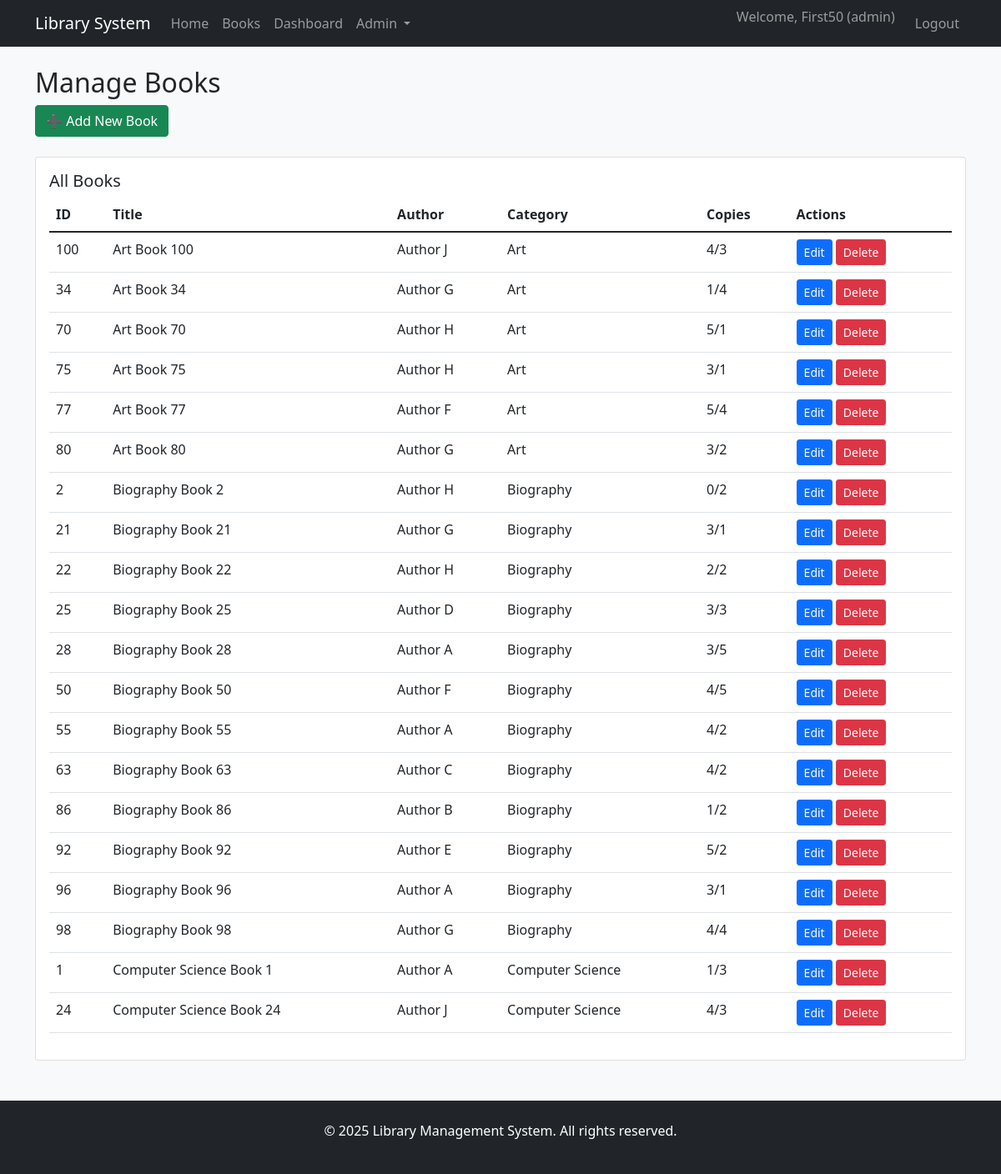
Screenshot of /admin/books (signed in) with the database file from the repository.
### models/user.py (models this page shows, shortened)
class User(db.Model, UserMixin):
    __tablename__ = 'users'
    id = db.Column(db.Integer, primary_key=True)
    username = db.Column(db.String(80), unique=True, nullable=False)
    email = db.Column(db.String(120), unique=True, nullable=False)
    password_hash = db.Column(db.String(128), nullable=False)
    role = db.Column(db.String(20), nullable=False, default='member')
    first_name = db.Column(db.String(50), nullable=False)
    last_name = db.Column(db.String(50), nullable=False)
    join_date = db.Column(db.DateTime, default=datetime.utcnow)
    is_active = db.Column(db.Boolean, default=True)
    transactions = db.relationship('Transaction', backref='user', lazy=True)
    reservations = db.relationship('Reservation', backref='user', lazy=True)
    fines = db.relationship('Fine', backref='user', lazy=True)

### models/book.py (models this page shows, shortened)
class Book(db.Model):
    __tablename__ = 'books'
    id = db.Column(db.Integer, primary_key=True)
    title = db.Column(db.String(200), nullable=False)
    author = db.Column(db.String(100), nullable=False)
    isbn = db.Column(db.String(20), unique=True, nullable=False)
    category = db.Column(db.String(50), nullable=False)
    publisher = db.Column(db.String(100))
    publication_year = db.Column(db.Integer)
    total_copies = db.Column(db.Integer, default=1)
    available_copies = db.Column(db.Integer, default=1)
    location = db.Column(db.String(50))
    description = db.Column(db.Text)
    status = db.Column(db.String(20), default='available')
    created_date = db.Column(db.DateTime, default=datetime.utcnow)
    transactions = db.relationship('Transaction', backref='book', lazy=True)
    reservations = db.relationship('Reservation', backref='book', lazy=True)

### routes/admin_routes.py (the view, shortened to what this page needs)
@admin_bp.route('/admin/books')
@login_required
def admin_books():
    if current_user.role != 'admin':
        flash('Access denied. Admin role required.', 'error')
        return redirect(url_for('index'))
    page = request.args.get('page', 1, type=int)
    search = request.args.get('search', '')
    query = Book.query
    books = query.order_by(Book.title).paginate(
        page=page, per_page=20, error_out=False
    )
    return render_template('admin/books.html',
                         books=books,
                         search=search)

### app.py (called while the page is built)
def create_app():
    app = Flask(__name__)
    app.config.from_object(Config)
    db.init_app(app)
    login_manager = LoginManager()
    login_manager.init_app(app)
    login_manager.login_view = 'auth.login'
    login_manager.login_message_category = 'info'
    @login_manager.user_loader
    def load_user(user_id):
        return User.query.get(int(user_id))
    from routes.auth_routes import auth_bp
    from routes.book_routes import book_bp
    from routes.member_routes import member_bp
    from routes.transaction_routes import transaction_bp
    from routes.admin_routes import admin_bp
    app.register_blueprint(auth_bp)
    app.register_blueprint(book_bp)
    app.register_blueprint(member_bp)
    app.register_blueprint(transaction_bp)
    app.register_blueprint(admin_bp)
    @app.route('/')
    def index():
        return render_template('index.html')
    return app

### templates/admin/books.html
{% extends "base.html" %}
{% block content %}
<div class="row">
    <div class="col-md-12">
        <h2>Manage Books</h2>
        <a href="{{ url_for('admin.admin_add_book') }}" class="btn btn-success">➕ Add New Book</a>
    </div>
</div>
<div class="row mt-4">
    <div class="col-md-12">
        <div class="card">
            <div class="card-body">
                <h5>All Books</h5>
                {% if books.items %}
                <table class="table">
                    <thead>
                        <tr>
                            <th>ID</th>
                            <th>Title</th>
                            <th>Author</th>
                            <th>Category</th>
                            <th>Copies</th>
                            <th>Actions</th>
                        </tr>
                    </thead>
                    <tbody>
                        {% for book in books.items %}
                        <tr>
                            <td>{{ book.id }}</td>
                            <td>{{ book.title }}</td>
                            <td>{{ book.author }}</td>
                            <td>{{ book.category }}</td>
                            <td>{{ book.available_copies }}/{{ book.total_copies }}</td>
                            <td>
                                <a href="{{ url_for('admin.admin_edit_book', book_id=book.id) }}"
                                   class="btn btn-sm btn-primary">Edit</a>
                                <form method="POST" action="{{ url_for('admin.admin_delete_book', book_id=book.id) }}"
                                      style="display: inline;">
                                    <button type="submit" class="btn btn-sm btn-danger"
                                            onclick="return confirm('Delete this book?')">Delete</button>
                                </form>
                            </td>
                        </tr>
                        {% endfor %}
                    </tbody>
                </table>
                {% else %}
                <p>No books found.</p>
                {% endif %}
            </div>
        </div>
    </div>
</div>
{% endblock %}

### templates/base.html (shortened to what this page needs)
<!DOCTYPE html>
<html lang="en">
<head>
    <link href="https://cdn.jsdelivr.net/npm/bootstrap@5.1.3/dist/css/bootstrap.min.css" rel="stylesheet">
    <link href="{{ url_for('static', filename='css/style.css') }}" rel="stylesheet">
</head>
<body>
    <nav class="navbar navbar-expand-lg navbar-dark bg-dark">
        <div class="container">
            <a class="navbar-brand" href="{{ url_for('index') }}">Library System</a>
            <div class="collapse navbar-collapse" id="navbarNav">
                <ul class="navbar-nav me-auto">
                    <li class="nav-item">
                        <a class="nav-link" href="{{ url_for('index') }}">Home</a>
                    </li>
                    <li class="nav-item">
                        <a class="nav-link" href="{{ url_for('books.book_catalog') }}">Books</a>
                    </li>
                    {% if current_user.is_authenticated %}
                        <li class="nav-item">
                            <a class="nav-link" href="{{ url_for('member.dashboard') }}">Dashboard</a>
                        </li>
                        {% if current_user.role == 'admin' %}
                            <li class="nav-item dropdown">
                                <a class="nav-link dropdown-toggle" href="#" id="adminDropdown" role="button" data-bs-toggle="dropdown">
                                    Admin
                                </a>
                            </li>
                        {% endif %}
                    {% endif %}
                </ul>
                <ul class="navbar-nav">
                    {% if current_user.is_authenticated %}
                        <li class="nav-item">
                            <span class="navbar-text me-3">
                                Welcome, {{ current_user.first_name }} ({{ current_user.role }})
                            </span>
                        </li>
                        <li class="nav-item">
                            <a class="nav-link" href="{{ url_for('auth.logout') }}">Logout</a>
                        </li>
                    {% endif %}
                </ul>
            </div>
        </div>
    </nav>
    <div class="container mt-4">
        {% block content %}{% endblock %}
    </div>
    <footer class="bg-dark text-white mt-5 py-4">
        <div class="container text-center">
            <p>&copy; 2025 Library Management System. All rights reserved.</p>
        </div>
    </footer>
</body>
</html>

### static/css/style.css (style rules this page uses)
body { background-color: #f8f9fa; }

### rows the page displays
User: first_name "First50", role "admin"
Book: id "100", title "Art Book 100", author "Author J", category "Art", available_copies "4", total_copies "3"
Book: id "34", title "Art Book 34", author "Author G", category "Art", available_copies "1", total_copies "4"
Book: id "70", title "Art Book 70", author "Author H", category "Art", available_copies "5", total_copies "1"
Book: id "75", title "Art Book 75", author "Author H", category "Art", available_copies "3", total_copies "1"
Book: id "77", title "Art Book 77", author "Author F", category "Art", available_copies "5", total_copies "4"
Book: id "80", title "Art Book 80", author "Author G", category "Art", available_copies "3", total_copies "2"
Book: id "2", title "Biography Book 2", author "Author H", category "Biography", available_copies "0", total_copies "2"
Book: id "21", title "Biography Book 21", author "Author G", category "Biography", available_copies "3", total_copies "1"
Book: id "22", title "Biography Book 22", author "Author H", category "Biography", available_copies "2", total_copies "2"
Book: id "25", title "Biography Book 25", author "Author D", category "Biography", available_copies "3", total_copies "3"
Book: id "28", title "Biography Book 28", author "Author A", category "Biography", available_copies "3", total_copies "5"
Book: id "50", title "Biography Book 50", author "Author F", category "Biography", available_copies "4", total_copies "5"
Book: id "55", title "Biography Book 55", author "Author A", category "Biography", available_copies "4", total_copies "2"
Book: id "63", title "Biography Book 63", author "Author C", category "Biography", available_copies "4", total_copies "2"
Book: id "86", title "Biography Book 86", author "Author B", category "Biography", available_copies "1", total_copies "2"
Book: id "92", title "Biography Book 92", author "Author E", category "Biography", available_copies "5", total_copies "2"
Book: id "96", title "Biography Book 96", author "Author A", category "Biography", available_copies "3", total_copies "1"
Book: id "98", title "Biography Book 98", author "Author G", category "Biography", available_copies "4", total_copies "4"
Book: id "1", title "Computer Science Book 1", author "Author A", category "Computer Science", available_copies "1", total_copies "3"
Book: id "24", title "Computer Science Book 24", author "Author J", category "Computer Science", available_copies "4", total_copies "3"
